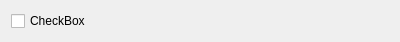
<?xml version="1.0" encoding="UTF-8"?>
<ui version="4.0">
  <class>GameBoolOption</class>
  <widget class="QWidget" name="GameBoolOption">
    <property name="geometry">
      <rect>
        <x>0</x>
        <y>0</y>
        <width>400</width>
        <height>31</height>
      </rect>
    </property>
    <property name="windowTitle">
      <string notr="true">Form</string>
    </property>
    <layout class="QHBoxLayout" name="horizontalLayout">
      <item>
        <widget class="QCheckBox" name="cbOption">
          <property name="toolTip">
            <string notr="true"/>
          </property>
          <property name="text">
            <string notr="true">CheckBox</string>
          </property>
          <property name="shortcut">
            <string notr="true"/>
          </property>
        </widget>
      </item>
    </layout>
  </widget>
  <resources/>
  <connections/>
</ui>
